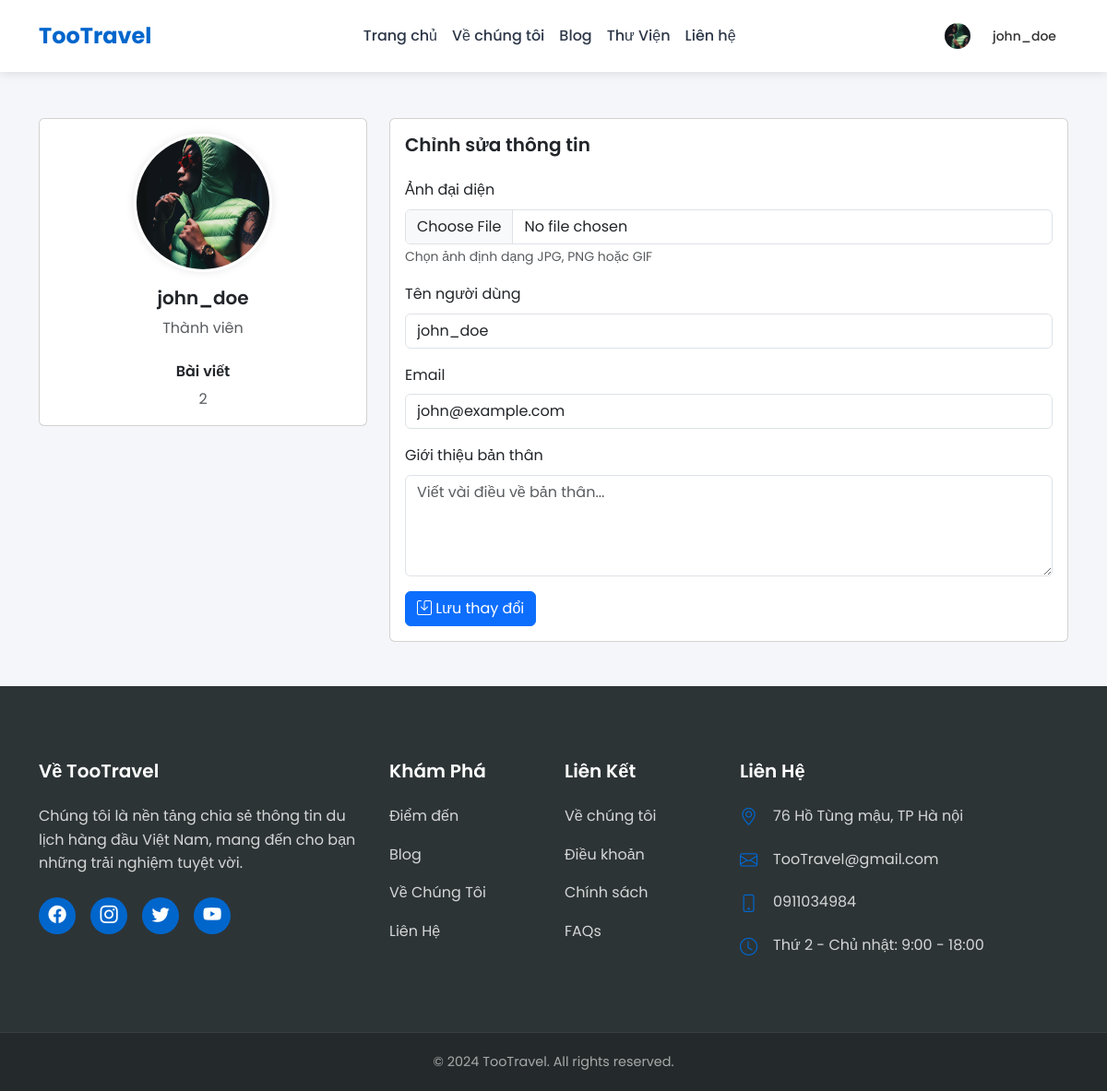
The app's page /profile.php (signed in) with its own data.
### tables this page shows
CREATE TABLE users (
        id INT PRIMARY KEY AUTO_INCREMENT,
        username VARCHAR(50) UNIQUE NOT NULL,
        password VARCHAR(255) NOT NULL,
        email VARCHAR(100) UNIQUE NOT NULL,
        role ENUM('admin', 'user') DEFAULT 'user',
        avatar VARCHAR(255) DEFAULT 'images/default-avatar.jpg',
        status ENUM('active', 'inactive') DEFAULT 'active',
        created_at TIMESTAMP DEFAULT CURRENT_TIMESTAMP
    );

### config/database.php (called while the page is built, shortened)
<?php
class Database {
    private $host = DB_HOST;
    private $user = DB_USER;
    private $pass = DB_PASS;
    private $dbname = DB_NAME;
    private $conn;
    private $stmt;
    private $result;
    private $bindParams = [];
    private $bindTypes = '';
    public function __construct() {
        try {
            $this->conn = new mysqli($this->host, $this->user, $this->pass, $this->dbname);
            $this->conn->set_charset("utf8mb4");
        } catch (Exception $e) {
            error_log($e->getMessage());
            throw $e;
        }
    }
    public function query($query) {
        $this->bindParams = [];
        $this->bindTypes = '';
        $query = preg_replace('/:([a-zA-Z0-9_]+)/', '?', $query);
        $this->stmt = $this->conn->prepare($query);
        return true;
    }
    public function bind($param, $value, $type = null) {
        if (is_null($type)) {
            if (is_int($value)) {
                $type = 'i';
            } elseif (is_double($value) || is_float($value)) {
                $type = 'd';
            } elseif (is_string($value)) {
                $type = 's';
            } else {
                $type = 'b';
            }
        }
        $this->bindParams[] = $value;
        $this->bindTypes .= $type;
        return true;
    }
    public function execute() {
        if (!empty($this->bindParams)) {
            $params = [$this->bindTypes];
            for ($i = 0; $i < count($this->bindParams); $i++) {
                $params[] = &$this->bindParams[$i];
            }
            call_user_func_array([$this->stmt, 'bind_param'], $params);
        }
        $success = $this->stmt->execute();
        if ($success) {
            $this->result = $this->stmt->get_result();
        } else {
            $this->error = $this->stmt->error;
        }
        return $success;
    }
    public function getOne() {
        $this->execute();
        return $this->result->fetch_assoc();
    }
}

### profile.php (the view, shortened to what this page needs)
<?php
require_once 'config/database.php';
$db = new Database();
$db->query("SELECT * FROM users WHERE id = ?");
$db->bind(1, $_SESSION['user_id']);
$user = $db->getOne();
require_once 'header.php';
?>
<div class="container main-container py-5">
    <div class="row">
        <div class="col-md-4">
            <div class="card">
                <div class="card-body text-center">
                    <img src="<?= htmlspecialchars($user['avatar'] ?? 'images/default-avatar.jpg') ?>"
                        alt="Avatar"
                        class="rounded-circle img-fluid mb-3 profile-avatar">
                    <h5 class="card-title"><?= htmlspecialchars($user['username']) ?></h5>
                    <p class="text-muted"><?= $user['role'] === 'admin' ? 'Quản trị viên' : 'Thành viên' ?></p>
                    <div class="d-flex justify-content-around text-center mt-4">
                        <div>
                            <h6>Bài viết</h6>
                            <?php
                            $db->query("SELECT COUNT(*) as count FROM posts WHERE author_id = ?");
                            $db->bind(1, $_SESSION['user_id']);
                            $postCount = $db->getOne()['count'];
                            ?>
                            <p class="mb-0 text-muted"><?= $postCount ?></p>
                        </div>
                    </div>
                </div>
            </div>
        </div>
        <div class="col-md-8">
            <div class="card">
                <div class="card-body">
                    <h5 class="card-title mb-4">Chỉnh sửa thông tin</h5>
                    <form method="POST" enctype="multipart/form-data">
                        <div class="mb-3">
                            <label class="form-label">Ảnh đại diện</label>
                            <input type="file" class="form-control" name="avatar" accept="image/*">
                            <small class="form-text text-muted">Chọn ảnh định dạng JPG, PNG hoặc GIF</small>
                        </div>
                        <div class="mb-3">
                            <label class="form-label">Tên người dùng</label>
                            <input type="text" class="form-control" name="username"
                                value="<?= htmlspecialchars($user['username']) ?>" required>
                        </div>
                        <div class="mb-3">
                            <label class="form-label">Email</label>
                            <input type="email" class="form-control" name="email"
                                value="<?= htmlspecialchars($user['email']) ?>" required>
                        </div>
                        <div class="mb-3">
                            <label class="form-label">Giới thiệu bản thân</label>
                            <textarea class="form-control" name="bio" rows="4"
                                placeholder="Viết vài điều về bản thân..."><?= htmlspecialchars($user['bio'] ?? '') ?></textarea>
                        </div>
                        <button type="submit" class="btn btn-primary">
                            <i class="bi bi-save"></i> Lưu thay đổi
                        </button>
                    </form>
                </div>
            </div>
        </div>
    </div>
</div>
<footer class="footer">
    <div class="container">
        <div class="row">
            <div class="col-lg-4 mb-4 mb-lg-0">
                <h4>Về TooTravel</h4>
                <p>Chúng tôi là nền tảng chia sẻ thông tin du lịch hàng đầu Việt Nam, mang đến cho bạn những trải nghiệm tuyệt vời.</p>
                <div class="social-links">
                    <a href="#" class="facebook"><i class="bi bi-facebook"></i></a>
                    <a href="#" class="instagram"><i class="bi bi-instagram"></i></a>
                    <a href="#" class="twitter"><i class="bi bi-twitter"></i></a>
                    <a href="#" class="youtube"><i class="bi bi-youtube"></i></a>
                </div>
            </div>
            <div class="col-lg-2 col-md-4 mb-4 mb-lg-0">
                <h4>Khám Phá</h4>
                <ul class="footer-links">
                    <li><a href="gallery.php">Điểm đến</a></li>
                    <li><a href="blog.php">Blog</a></li>
                    <li><a href="about.php">Về Chúng Tôi</a></li>
                    <li><a href="contact.php">Liên Hệ</a></li>
                </ul>
            </div>
            <div class="col-lg-2 col-md-4 mb-4 mb-lg-0">
                <h4>Liên Kết</h4>
                <ul class="footer-links">
                    <li><a href="about.php">Về chúng tôi</a></li>
                    <li><a href="about.php">Điều khoản</a></li>
                    <li><a href="about.php">Chính sách</a></li>
                    <li><a href="about.php">FAQs</a></li>
                </ul>
            </div>
            <div class="col-lg-4 col-md-4">
                <h4>Liên Hệ</h4>
                <ul class="footer-contact">
                    <li>
                        <i class="bi bi-geo-alt"></i>
                        <span>76 Hồ Tùng mậu, TP Hà nội</span>
                    </li>
                    <li>
                        <i class="bi bi-envelope"></i>
                        <span>TooTravel@gmail.com</span>
                    </li>
                    <li>
                        <i class="bi bi-phone"></i>
                        <span>0911034984</span>
                    </li>
                    <li>
                        <i class="bi bi-clock"></i>
                        <span>Thứ 2 - Chủ nhật: 9:00 - 18:00</span>
                    </li>
                </ul>
            </div>
        </div>
    </div>
    <div class="footer-bottom">
        <div class="container">
            <p>&copy; 2024 TooTravel. All rights reserved.</p>
        </div>
    </div>
</footer>
</body>
</html>

### records on screen
users: avatar (picture), username "john_doe", email "john@example.com"

### other values on screen
$_SESSION['username'] "john_doe"
$postCount "2"
